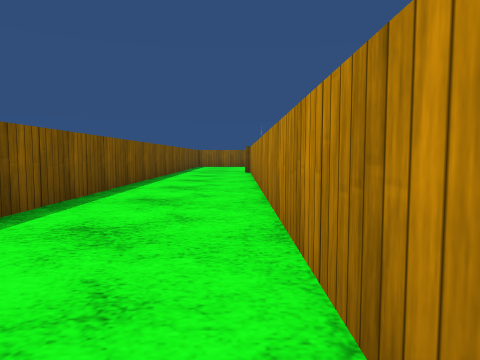
View 1 (above)

16 first-person views from a walk through a 3-D level made in the Unity game engine. The camera is 0.64 m above the floor, tilts 4° down and sees 70° across. The floor is counted in squares, 1 m on a side. Each view is taken from the middle of a square. On the plan, view 1 faces up. The plan holds only what a view shows up to about 10 squares ahead; the rest is blank. The place goes on beyond the plan. Surface patterns are stand-ins for the level's own textures.

View 2
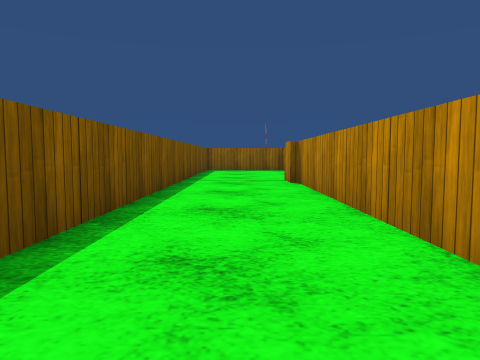

View 3
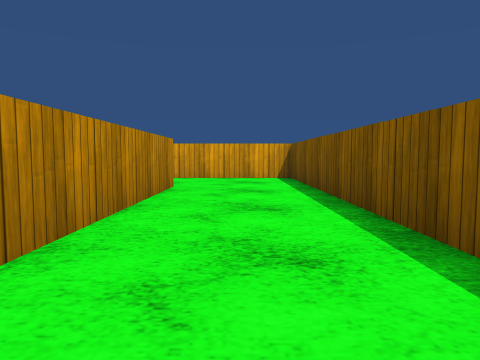

View 4
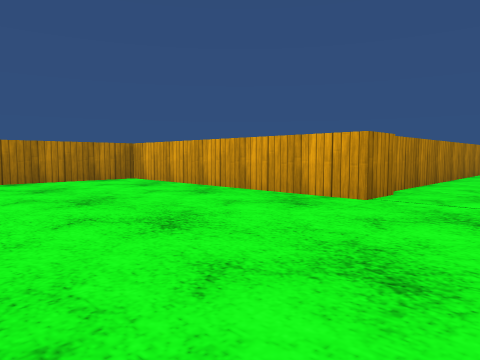

View 5
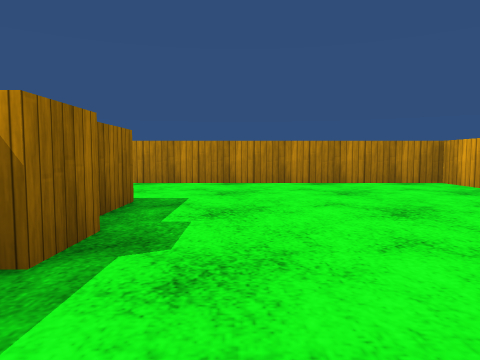

View 6
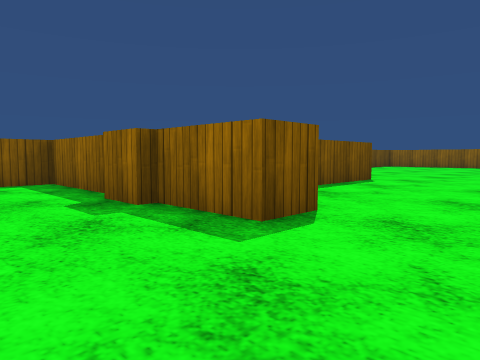

View 7
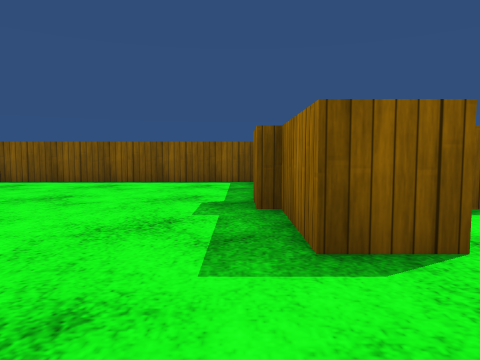

View 8
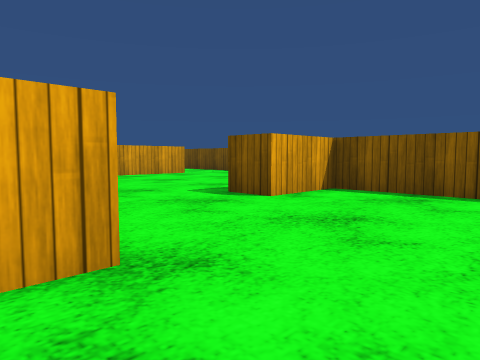

View 9
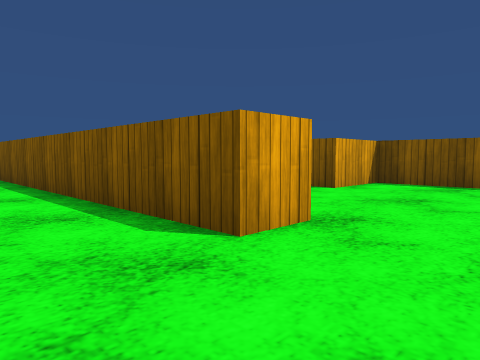

View 10
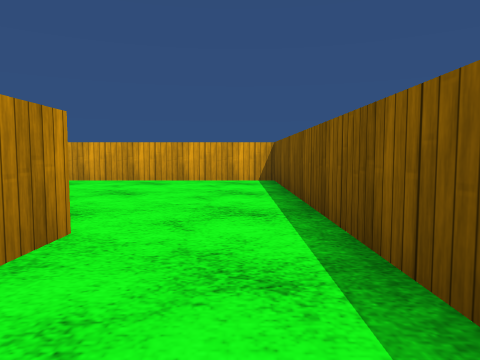

View 11
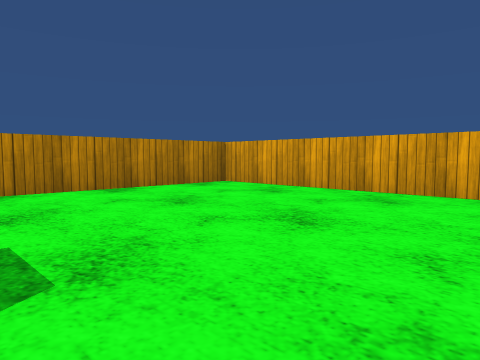

View 12
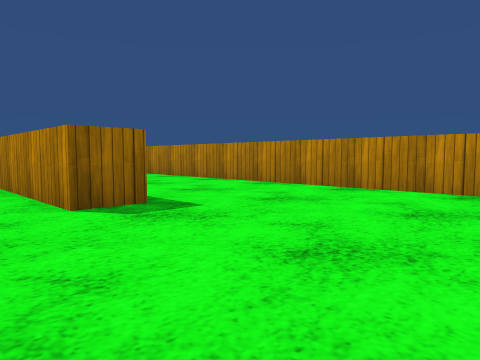

View 13
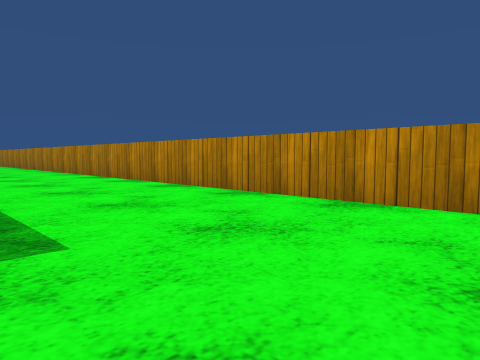

View 14
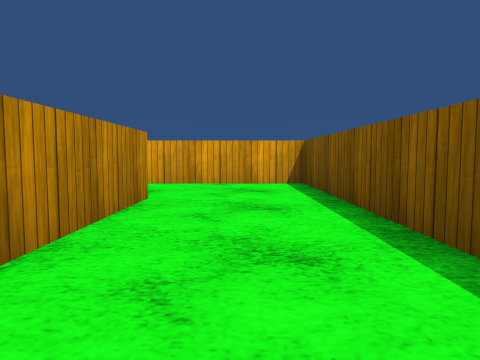

View 15
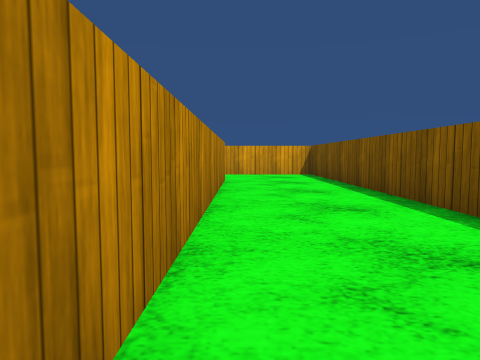

View 16
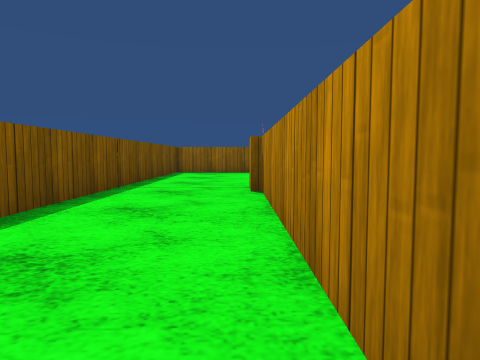

### Floor plan
Points are (right, up) in squares from view 1. A wall is a line through its corners. A room is listed if a view was taken in it or the views show most of it. See-through windows are left out.
Room 1 (views 1, 2, 3, 4, 5, 6, 7, 14, 15, 16)
walls: (0.2, 13.1) (0.2, 14.2) (7.1, 14.2) (7.1, 21.6); (0.2, 20.5) (-2.5, 20.5) (-2.5, -5) (-0.5, -5); (1.9, 25.5) (1.9, 21.5) (3.8, 21.5) (3.8, 20.5) (1.9, 20.5) (1.9, 20.2) (0.9, 20.2); (0.4, -2.2) (0.4, 13.2)
ways out: opening at (7.5, 24.5) to room 2; opening at (0.5, -3.5)
Room 2 (views 8, 9, 10, 11, 12, 13)
walls: (11.5, 20.2) (10.4, 20.2) (10.4, 24); (7, 23.1) (8.1, 23.1) (8.1, 14) (15.5, 14) (15.5, 25.5)
ways out: opening at (7.5, 24.5) to room 1

Where each view was taken, in squares from view 1:
view 1: 0 up, 0 right, facing up
view 2: 5 up, 1 left, facing up
view 3: 5 up, 1 left, facing down
view 4: 19 up, 2 left, facing down-right
view 5: 19 up, 1 left, facing right
view 6: 18 up, 6 right, facing up-left
view 7: 20 up, 6 right, facing left
view 8: 25 up, 8 right, facing down-left
view 9: 25 up, 10 right, facing down-left
view 10: 23 up, 9 right, facing down
view 11: 20 up, 9 right, facing down-right
view 12: 16 up, 9 right, facing up-right
view 13: 17 up, 11 right, facing up-right
view 14: 3 up, 1 left, facing down
view 15: 7 up, 0 right, facing down
view 16: 7 up, 0 right, facing up
